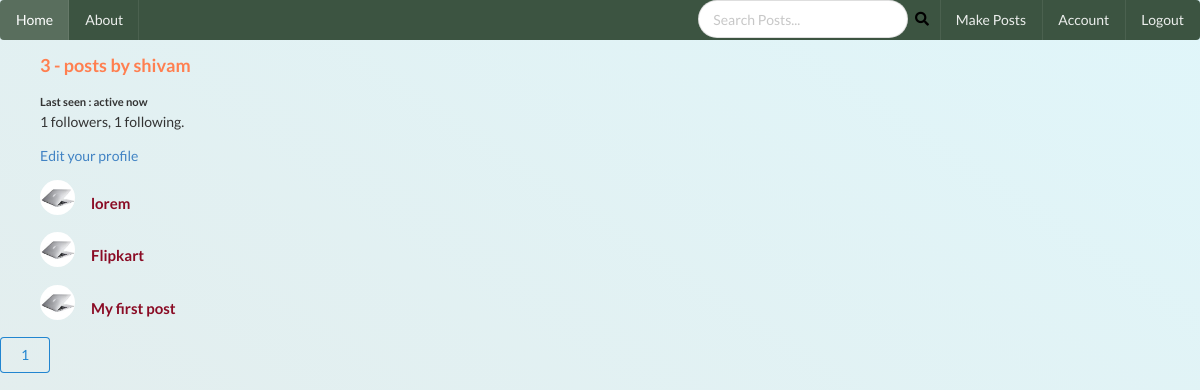
The page /user/shivam (signed in) on the database its author committed.
### social_media/models.py (models this page shows, shortened)
class User(db.Model, UserMixin):
    id = db.Column(db.Integer, primary_key = True)
    username = db.Column(db.String(20), nullable = False, unique = True)
    email = db.Column(db.String(50), nullable = False, unique = True)
    image_file =db.Column(db.String(20), nullable = False, default = 'default.jpg')
    password = db.Column(db.String(60), nullable = False)
    posts = db.relationship("Post", backref ='author', lazy = True,cascade="all,delete")
    last_seen = db.Column(db.DateTime, default = datetime.utcnow)
    followed = db.relationship(
        'User', secondary = followers,
        primaryjoin = (followers.c.follower_id == id),
        secondaryjoin = (followers.c.followed_id == id),
        backref = db.backref('followers', lazy ='dynamic'), lazy = 'dynamic')

class Post(db.Model):
    __searchable__=['content']
    id = db.Column(db.Integer, primary_key = True)
    title = db.Column(db.String(100),nullable=False)
    date_posted = db.Column(db.DateTime, nullable=False, default = datetime.utcnow)
    content = db.Column(db.Text, nullable = False)
    user_id = db.Column(db.Integer, db.ForeignKey('user.id'), nullable=False)
    comments = db.relationship('Comment', backref = 'article', lazy = True, cascade="all,delete")

### social_media/users/routes.py (the view)
@users.route('/user/<string:username>')
@login_required
def user_posts_info(username):
    page = request.args.get('page', 1, type= int)
    user = User.query.filter_by(username= username).first()
    if user is None:
        return render_template('errors/403.html'), 403
    posts = Post.query.filter_by(author = user).order_by(Post.date_posted.desc()).paginate(page = page, per_page=8)
    return render_template('user.html',posts = posts, user = user)

### social_media/models.py (called while the page is built)
@login_manager.user_loader
def load_user(user_id):
    return User.query.get(int(user_id))

### social_media/templates/user.html (shortened to what this page needs)
{% extends 'base.html' %}
{% block content %}
<ul>
<h3 style="color: coral;">{{ posts.total }} - posts by  {{ user.username }}</h3>
{% if current_user.username == user.username %}
<small><b>Last seen : active now</b></small>
{% else %}
<small><b>Last seen : {{ moment(user.last_seen).fromNow() }}</b></small>
{% endif %}
<p>{{ user.followers.count() }} followers, {{ user.followed.count() }} following.</p>
  {% if user == current_user %}
  <p><a href="{{ url_for('users.account') }}">Edit your profile</a></p>
  {% elif not current_user.is_following(user) %}
  <p>
  <a href="{{ url_for('users.follow', username = user.username) }}">Follow</a>
  </p>
 {% else %}
 <p>
  <a href="{{ url_for('users.unfollow', username = user.username) }}">Unfollow</a>
  </p>
   {% endif %}
</ul>
    {% for post in posts.items %}
    <ul style="border: 2px rgb(255, 255, 255);">
    <div class="ui feed">
    <div class="event">
        <div class="label">
          <img class="ui small circular image" src="{{ url_for('static', filename = 'profile/' + post.author.image_file) }}">
        </div>
        <div class="content">
          <div class="extra text">
            <h4><a  href="{{ url_for('posts.post', post_id = post.id) }}" style="color: rgb(138, 11, 36);">{{ post.title }}</a></h4>
      </ul>
    {% endfor %}
{% for page_num in posts.iter_pages(left_edge =1, right_edge=1, left_current =1,right_current =2) %}
{% if page_num %}
{% if posts.page == page_num %}
<a href="{{ url_for('users.user_posts_info', username = user.username, page = page_num) }}"><button class="ui blue basic button">
  {{ page_num }}
</button>
</a>
{% else %}
<a href="{{ url_for('users.user_posts_info', username = user.username, page = page_num) }}"><button class="ui green basic button">
  {{ page_num }}
</button>
</a>
{% endif %}
{% else %}
    ...
{% endif %}
{% endfor %}
{% endblock %}

### social_media/static/css/style.css (style rules this page uses)
body { background: linear-gradient(to right top, #e4ebea, #e0f6fa); color: #333333; }
h1, h2, h3, h4, h5, h6 { color: #444444; }

### rows shown on the page
User: username "shivam"
Post: image_file (picture), title "lorem"
Post: image_file (picture), title "Flipkart"
Post: image_file (picture), title "My first post"

### other values the page prints
{{ posts.total }} "3"
{{ user.followers.count() }} "1"
{{ user.followed.count() }} "1"
{{ page_num }} "1"
